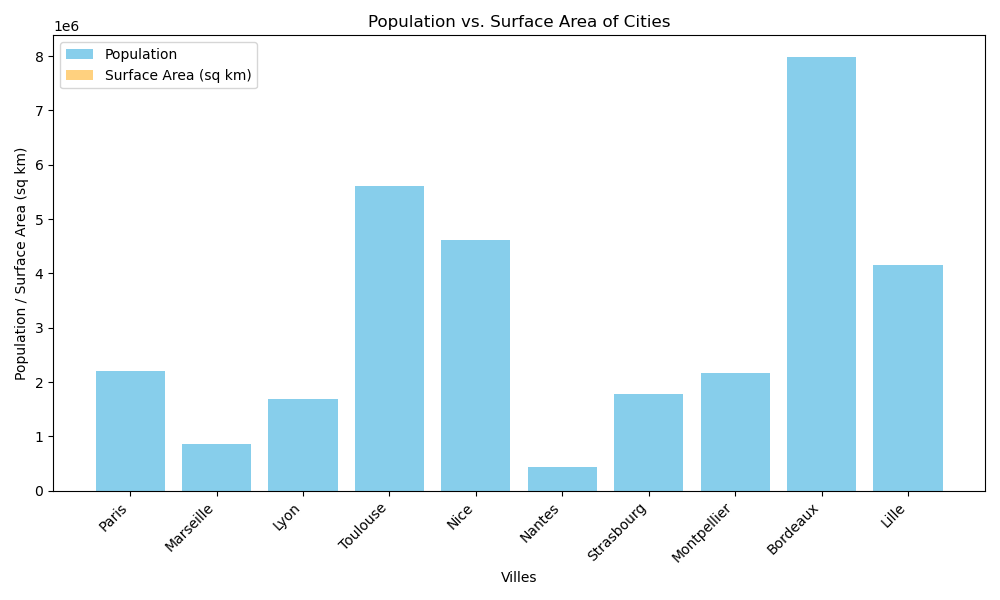

Python code for this plot:
import matplotlib.pyplot as plt

# Lecture des données depuis le fichier city.dat
file_path = "ex3/city.dat"
data = []

with open(file_path, "r") as file:
    next(file)  # Ignorer la première ligne d'en-tête
    for line in file:
        city, population, surface_area = line.split()
        data.append((city, int(population), float(surface_area)))

# Extraction des données pour les tracés
cities = [city for city, _, _ in data]
population = [pop for _, pop, _ in data]
surface_area = [area for _, _, area in data]

# Tracer le graphique à barres
plt.figure(figsize=(10, 6))
plt.bar(cities, population, color='skyblue', label='Population')
plt.bar(cities, surface_area, color='orange', alpha=0.5, label='Surface Area (sq km)')
plt.xlabel('Villes')
plt.ylabel('Population / Surface Area (sq km)')
plt.title('Population vs. Surface Area of Cities')
plt.xticks(rotation=45, ha='right')
plt.legend()
plt.tight_layout()
plt.show()
